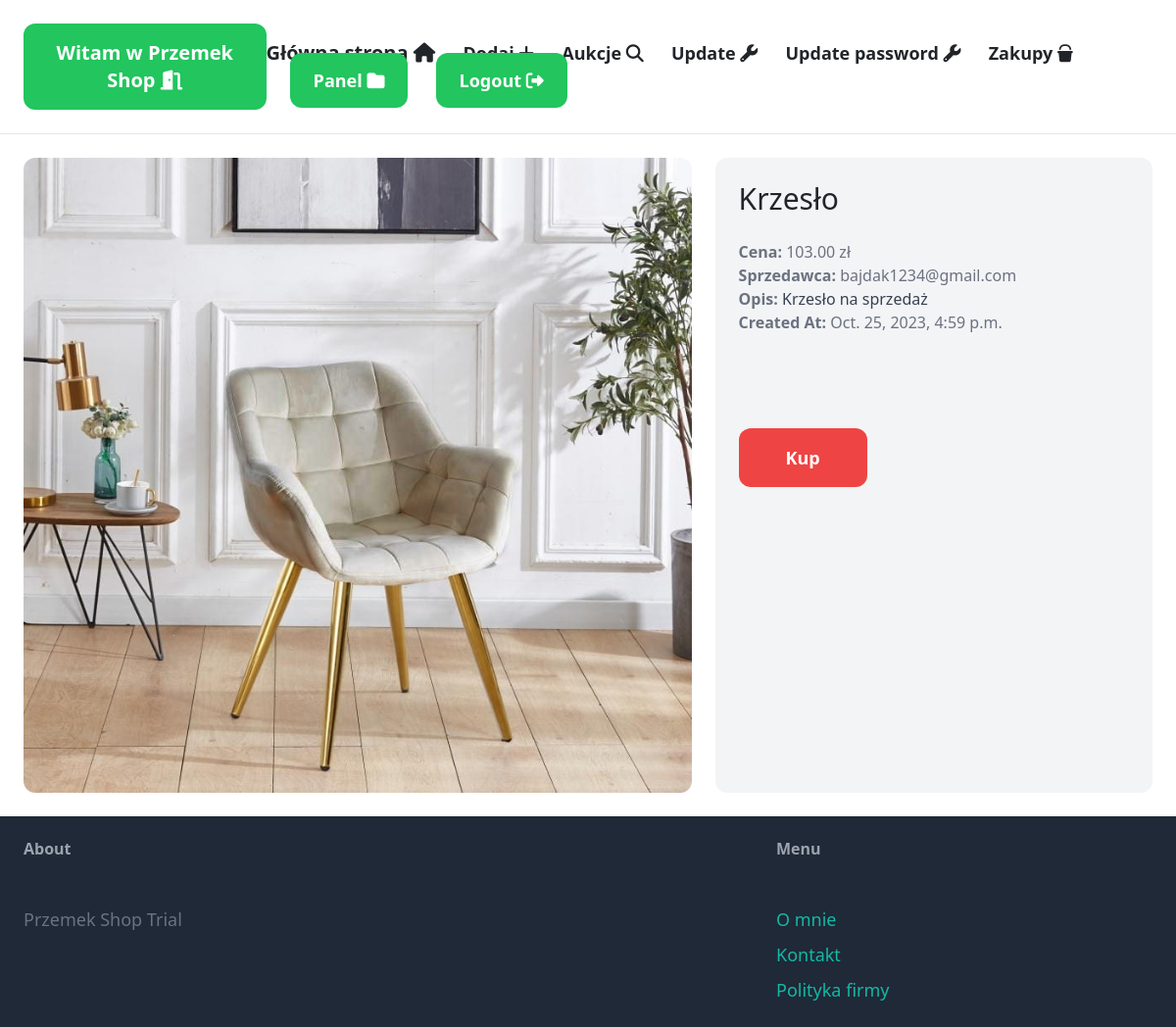
/items/2/ (signed in), run on the app's committed database.
### przedmioty/models.py (models this page shows, shortened)
class Item(models.Model):
    category = models.ForeignKey(Category, related_name='items', on_delete=models.CASCADE)
    name = models.CharField(max_length=255)
    description = models.TextField(blank=True, null=True)
    price = models.DecimalField(max_digits=12,decimal_places=2)
    min_price = models.FloatField(null=True, blank=True)
    image = models.ImageField(upload_to='item_images', blank=True, null=True)
    is_sold = models.BooleanField(default=False)
    created_by = models.ForeignKey(CustomUser, related_name='items', on_delete=models.CASCADE)
    created_at = models.DateTimeField(auto_now_add=True)

### glowny/models.py (models this page shows, shortened)
class CustomUser(AbstractBaseUser, PermissionsMixin):
    email = models.EmailField(unique=True)
    first_name = models.CharField(max_length=30)
    last_name = models.CharField(max_length=30)
    is_active = models.BooleanField(default=True)
    is_staff = models.BooleanField(default=False)
    is_premium = models.BooleanField(default=False)
    wojewodztwo = models.CharField(max_length=30, default='')
    miasto = models.CharField(max_length=30, default='')
    ulica = models.CharField(max_length=30, default='')
    nr_domu = models.CharField(max_length=6, default='')
    kod_pocztowy = models.CharField(max_length=6, default='')
    objects = CustomUserManager()  # niestandardowe metody do modelu uzytkownika
    USERNAME_FIELD = 'email'  # unikatowe
    REQUIRED_FIELDS = [] #definiuje wymagane pola do rejestacji

### przedmioty/views.py (the view)
# urls.py: path('<int:pk>/', views.detail, name='detail'),
@login_required()
def detail(request, pk):
    item = get_object_or_404(Item, pk=pk)
    related_items = Item.objects.filter(category=item.category, is_sold=False).exclude(pk=pk)[0:3]
    return render(request, 'item/detail.html', {
        'item': item,
        'related_items': related_items
    })

### przedmioty/templates/item/detail.html (shortened to what this page needs)
{% extends 'base.html' %}
{% block content %}
<div class="grid grid-cols-5 gap-6">
    <div class="col-span-3">
        <img src="{{ item.image.url }}" class="rounded-xl">
    </div>
    <div class="col-span-2 p-6 bg-gray-100 rounded-xl">
        <h1 class="mb-6 text-3xl">{{ item.name }}</h1>
        <p class="text-gray-500"><strong>Cena: </strong>{{ item.price }} zł</p>
        <p class="text-gray-500"><strong>Sprzedawca: </strong>{{ item.created_by.email }}</p>
        {% if item.description %}
        <p class="text-gray-700">
            <strong class="text-gray-500">Opis:</strong>
            {{ item.description }}
        </p>
        {% endif %}
        <p class="text-gray-500"><strong>Created At: </strong>{{ item.created_at }}</p>
        {% if request.user.is_authenticated %}
        <a href="{% url 'item:kup' item.id %}" class="inline-block mt-24 px-12 py-3 text-lg font-semibold bg-red-500 text-white rounded-xl">Kup</a>
        {% endif %}
    </div>
</div>
{% endblock %}

### data on the page
Item: image (picture), name "Krzesło", price "103.00", created_by.email "bajdak1234@gmail.com", description "Krzesło na sprzedaż", created_at "Oct. 25, 2023, 4:59 p.m."
